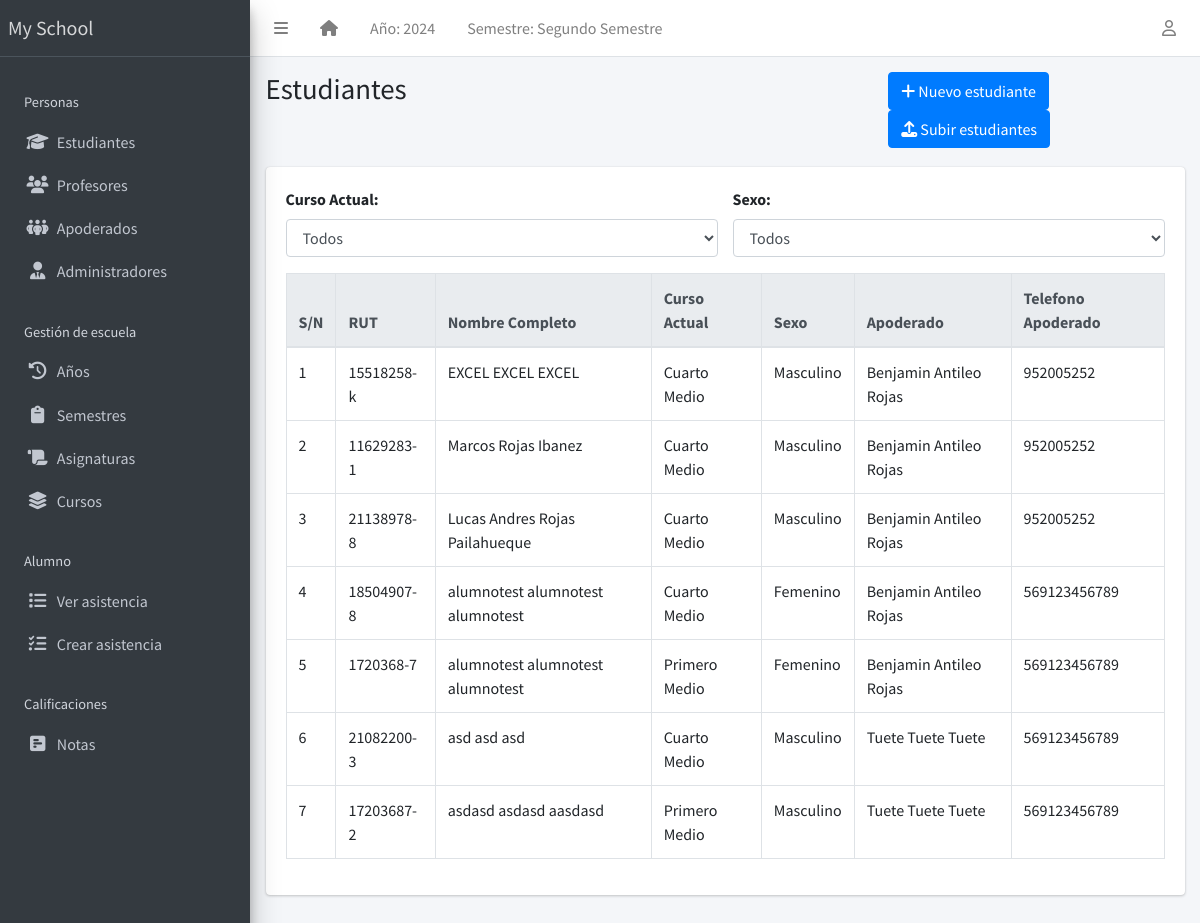
The app's page /student/list (signed in) with its own data.
### apps/corecode/models.py (models this page shows, shortened)
class AcademicSession(models.Model):
    name = models.CharField(max_length=200, unique=True)
    current = models.BooleanField(default=True)
    class Meta:
        ordering = ["-name"]

class AcademicTerm(models.Model):
    name = models.CharField(max_length=20, unique=True)
    current = models.BooleanField(default=True)
    class Meta:
        ordering = ["name"]

class SiteConfig(models.Model):
    key = models.SlugField()
    value = models.CharField(max_length=200)

class StudentClass(models.Model):
    name = models.CharField(max_length=200, unique=True)
    class Meta:
        verbose_name = "Class"
        verbose_name_plural = "Classes"
        ordering = ["name"]
    def __str__(self):
        return self.name

### apps/students/models.py (models this page shows, shortened)
class Student(models.Model):
    STATUS_CHOICES = [("activo", "Activo"), ("inactivo", "Inactivo")]
    GENDER_CHOICES = [("masculino", "Masculino"), ("femenino", "Femenino")]
    estado = models.CharField(max_length=10, choices=STATUS_CHOICES, default="activo")
    rut_regex = RegexValidator(
        regex=r"^\d{1,2}\d{3}\d{3}-[0-9kK]{1}$",
        message="El RUT debe estar en el formato 'XXXXXXXX-X'"
    )
    rut = models.CharField(max_length=12, unique=True, validators=[rut_regex], blank=True)
    apellido_paterno = models.CharField(max_length=200)
    apellido_materno = models.CharField(max_length=200)
    nombres = models.CharField(max_length=200, blank=True)
    sexo = models.CharField(max_length=10, choices=GENDER_CHOICES, default="masculino")
    fecha_nacimiento = models.DateField(default=timezone.now)
    curso_actual = models.ForeignKey(
        StudentClass, on_delete=models.SET_NULL, blank=True, null=True
    )
    fecha_admision = models.DateField(default=timezone.now)
    telefono_regex = RegexValidator(
        regex="^[0-9]{9,15}$", message="El número de teléfono no tiene el formato correcto."
    )
    telefono_apoderado = models.CharField(
        validators=[telefono_regex], max_length=15, blank=True
    )
    direccion = models.TextField(blank=True)
    observaciones = models.TextField(blank=True)
    email = models.EmailField(
        max_length=254, unique=True, validators=[EmailValidator()],
        blank=True, null=True
    )
    foto = models.ImageField(blank=True, upload_to="students/fotos/")
    representante = models.ForeignKey(
        "representatives.Representatives", on_delete=models.SET_NULL, null=True, blank=True, related_name="estudiantes"
    )
    subjects = models.ManyToManyField(Subject, related_name="students", blank=True)
    class Meta:
        ordering = ["apellido_paterno", "apellido_materno", "nombres"]

### apps/representatives/models.py (models this page shows, shortened)
class Representatives(models.Model):
    STATUS = [("activo", "Activo"), ("inactivo", "Inactivo")]
    GENDER = [("masculino", "Masculino"), ("femenino", "Femenino")]
    rut_regex = RegexValidator(
        regex=r"^\d{1,2}\d{3}\d{3}-[0-9kK]{1}$",
        message="El RUT debe estar en el formato 'XXXXXXXX-X'"
    )
    rut = models.CharField(max_length=12, unique=True, validators=[rut_regex], blank=True)
    estado = models.CharField(max_length=10, choices=STATUS, default="activo")
    apellido_paterno = models.CharField(max_length=200)
    apellido_materno = models.CharField(max_length=200)
    nombres = models.CharField(max_length=200, blank=True)
    sexo = models.CharField(max_length=10, choices=GENDER, default="masculino")
    fecha_nacimiento = models.DateField(default=timezone.now)
    fecha_admision = models.DateField(default=timezone.now)
    telefono_regex = RegexValidator(
        regex="^[0-9]{9,15}$", message="El número de teléfono no tiene el formato correcto."
    )
    telefono = models.CharField(
        validators=[telefono_regex], max_length=15, blank=True
    )
    direccion = models.TextField(blank=True)
    observaciones = models.TextField(blank=True)
    email = models.EmailField(
        max_length=254, unique=True, validators=[EmailValidator()],
        blank=True, null=True
    )
    foto = models.ImageField(blank=True, upload_to="students/fotos/")
    class Meta:
        ordering = ["apellido_paterno", "apellido_materno", "nombres"]
    def __str__(self):
        return f"{self.nombres} {self.apellido_paterno} {self.apellido_materno}"

### apps/students/views.py (the view)
# urls.py: path("list", StudentListView.as_view(), name="student-list"),
class StudentListView(LoginRequiredMixin, ListView):
    model = Student
    template_name = "students/student_list.html"

### apps/corecode/context_processors.py (called while the page is built)
def site_defaults(request):
    current_session = AcademicSession.objects.get(current=True)
    current_term = AcademicTerm.objects.get(current=True)
    vals = SiteConfig.objects.all()
    contexts = {
        "current_session": current_session.name,
        "current_term": current_term.name,
    }
    for val in vals:
        contexts[val.key] = val.value
    return contexts

### apps/templatetags/user_groups.py (called while the page is built)
@register.filter
def in_group(user, group_id):
    return user.groups.filter(id=group_id).exists()

### apps/students/templates/students/student_list.html (shortened to what this page needs)
{% extends 'base.html' %}
{% block title %}Estudiantes{% endblock title %}
{% block breadcrumb %}
<a class="btn btn-primary" href="{% url 'student-create' %}"><i
    class="fas fa-plus"></i> Nuevo estudiante</a>
<a class="btn btn-primary" href="{% url 'upload-student-excel' %}"><i
    class="fas fa-upload"></i> Subir estudiantes</a>
{% endblock breadcrumb %}
{% block content %}
  <div class="row mb-3">
    <div class="col-md-6">
      <label for="filter-course" class="form-label" style="font-weight: bold;">Curso Actual:</label>
      <select id="filter-course" class="form-control">
        <option value="">Todos</option>
      </select>
    </div>
    <div class="col-md-6">
      <label for="filter-gender" class="form-label" style="font-weight: bold;">Sexo:</label>
      <select id="filter-gender" class="form-control">
        <option value="">Todos</option>
      </select>
    </div>
  </div>
  <div class="table-responsive">
    <table id="studenttable" class="table table-bordered table-hover" data-page-length='100'>
      <thead class="thead-light">
        <tr>
          <th>S/N</th>
          <th>RUT</th>
          <th>Nombre Completo</th>
          <th>Curso Actual</th>
          <th>Sexo</th>
          <th>Apoderado</th>
          <th>Telefono Apoderado</th>
        </tr>
      </thead>
      <tbody>
        {% for student in object_list %}
          <tr class='clickable-row' data-href="{% url 'student-detail' student.id %}">
            <td>{{ forloop.counter}}</td>
            <td>{{ student.rut}}</td>
            <td>{{ student.nombres }} {{ student.apellido_paterno}} {{student.apellido_materno }}</td>
            <td>{{ student.curso_actual}}</td>
            <td>{{ student.get_sexo_display}}</td>
            <td>{{ student.representante}}</td>
            <td>{{ student.telefono_apoderado}}</td>
          </tr>
        {% endfor %}
      </tbody>
    </table>
  </div>
{% endblock content %}

### templates/base.html (shortened to what this page needs)
{% load static %}
{% load custom_templatetag %}
<!DOCTYPE html>
<html lang="en">
<head>
  <link rel="stylesheet" href="https://cdnjs.cloudflare.com/ajax/libs/dropzone/5.9.3/dropzone.min.css">
  <link rel="stylesheet" href="https://cdnjs.cloudflare.com/ajax/libs/font-awesome/6.6.0/css/all.min.css" />
  <link rel="stylesheet"
    href="{% static 'plugins/overlayScrollbars/css/OverlayScrollbars.min.css' %}">
  <link rel="stylesheet" href="{% static 'plugins/Datatables/datatables.min.css' %}" />
  <link rel="stylesheet" href="{% static 'dist/css/adminlte.min.css' %}">
</head>
<body
  class="hold-transition sidebar-mini layout-fixed layout-navbar-fixed layout-footer-fixed">
  <div class="wrapper">
    <nav class="main-header navbar navbar-expand navbar-white navbar-light">
      <ul class="navbar-nav">
        <li class="nav-item">
          <a class="nav-link" data-widget="pushmenu" href="#" role="button"><i
              class="fas fa-bars"></i></a>
        </li>
        <li class="nav-item d-none d-sm-inline-block">
          <a href="{% url 'home' %} " class="nav-link"><i class="fa fa-home"></i></a>
        </li>
        <li class="nav-item d-none d-sm-inline-block">
          <a href="{% url 'current-session' %}" class="nav-link">Año: {{ current_session }}</a>
        </li>
        <li class="nav-item d-none d-sm-inline-block">
          <a href="{% url 'current-session' %}" class="nav-link">Semestre: {{ current_term }}</a>
        </li>
      </ul>
      <ul class="navbar-nav ml-auto">
        <li class="nav-item dropdown">
          <a class="nav-link" data-toggle="dropdown" href="#">
            <i class="far fa-user"></i>
          </a>
        </li>
      </ul>
    </nav>
    <aside class="main-sidebar sidebar-dark-primary elevation-4">
      <a href="{% url 'home' %}" class="brand-link">{{ school_name | default:"MySchool" }}</a>
      <div class="sidebar">
        <nav class="mt-2">
          <ul class="nav nav-pills nav-sidebar flex-column" data-widget="treeview" role="menu" data-accordion="false">
            <li class="nav-header" style="padding: 1.7rem 1rem .5rem;">Personas</li>
            <li class="nav-item">
              <a href="{% url 'student-list' %}" class="nav-link">
                <i class="nav-icon fas fa-graduation-cap"></i>
                <p>
                  Estudiantes
                </p>
              </a>
            </li>
            <li class="nav-item">
              <a href="{% url 'teacher-list' %}" class="nav-link">
                <i class="nav-icon fas fa-users"></i>
                <p>
                  Profesores
                </p>
              </a>
            </li>
            <li class="nav-item">
              <a href="{% url 'representatives-list' %}" class="nav-link">
                <i class="nav-icon fas fa-people-group"></i>
                <p>
                  Apoderados
                </p>
              </a>
            </li>
            <li class="nav-item">
              <a href="{% url 'staff-list' %}" class="nav-link">
                <i class="nav-icon fas fa-user-tie"></i>
                <p>
                  Administradores
                </p>
              </a>
            </li>
            <li class="nav-header">Gestión de escuela</li>
            <li class="nav-item">
              <a href="{% url 'sessions' %}" class="nav-link">
                <i class="nav-icon fas fa-clock-rotate-left"></i>
                <p>
                  Años
                </p>
              </a>
            </li>
            <li class="nav-item">
              <a href="{% url 'terms' %}" class="nav-link">
                <i class="nav-icon fas fa-clipboard"></i>
                <p>
                  Semestres
                </p>
              </a>
            </li>
            <li class="nav-item">
              <a href="{% url 'subjects' %}" class="nav-link">
                <i class="nav-icon fas fa-scroll"></i>
                <p>
                  Asignaturas
                </p>
              </a>
            </li>
            <li class="nav-item">
              <a href="{% url 'classes' %}" class="nav-link">
                <i class="nav-icon fas fa-layer-group"></i>
                <p>
                  Cursos
                </p>
              </a>
            </li>
            <li class="nav-header" style="padding: 1.7rem 1rem .5rem;">Alumno</li>
            <li class="nav-item">
              <a href="{% url 'attendance-list' %}" class="nav-link">
                <i class="nav-icon fas fa-list"></i>
                <p>
                  Ver asistencia
                </p>
              </a>
            </li>
            <li class="nav-item">
              <a href="{% url 'attendance-list' %}" class="nav-link">
                <i class="nav-icon fas fa-list-check"></i>
                <p>
                  Crear asistencia
                </p>
              </a>
            </li>
            <li class="nav-header">Calificaciones</li>
            <li class="nav-item">
              <a href="{% url 'subject_list' %}" class="nav-link">
                <i class="nav-icon fas fa-square-poll-horizontal"></i>
                <p>
                  Notas
                </p>
              </a>
            </li>
          </ul>
        </nav>
      </div>
    </aside>
    <div class="content-wrapper">
      <section class="content-header">
        <div class="container-fluid">
          <div class="row mb-1">
            <div class="col-sm-8">
              <h1>{% block title %}{% endblock title %}</h1>
            </div>
            <div class="col-sm-4">
              <ol class="breadcrumb float-sm-right">
                <li class="breadcrumb-item">{% block breadcrumb %}{% endblock breadcrumb %}</li>
              </ol>
            </div>
          </div>
        </div>
      </section>
      <section class="content">
        <div class="container-fluid">
          <div class="row">
            <div class="col-md-12">
              {% block fullcard %}
              <div class="card">
                <div class="card-body">
                  <div class="row">
                    <div class="col">
                      {% block content %}
                      {% endblock content %}
                    </div>
                  </div>
                </div>
              </div>
              {% endblock fullcard %}
            </div>
          </div>
        </div>
      </section>
    </div>
  </div>
</body>
</html>

### records on screen
AcademicSession: name "2024"
AcademicTerm: name "Segundo Semestre"
SiteConfig: value "My School"
Student: rut "15518258-k", nombres "EXCEL", apellido_paterno "EXCEL", apellido_materno "EXCEL", curso_actual "Cuarto Medio", sexo "Masculino", representante "Benjamin Antileo Rojas", telefono_apoderado "952005252"
Student: rut "11629283-1", nombres "Marcos", apellido_paterno "Rojas", apellido_materno "Ibanez", curso_actual "Cuarto Medio", sexo "Masculino", representante "Benjamin Antileo Rojas", telefono_apoderado "952005252"
Student: rut "21138978-8", nombres "Lucas Andres", apellido_paterno "Rojas", apellido_materno "Pailahueque", curso_actual "Cuarto Medio", sexo "Masculino", representante "Benjamin Antileo Rojas", telefono_apoderado "952005252"
Student: rut "18504907-8", nombres "alumnotest", apellido_paterno "alumnotest", apellido_materno "alumnotest", curso_actual "Cuarto Medio", sexo "Femenino", representante "Benjamin Antileo Rojas", telefono_apoderado "569123456789"
Student: rut "1720368-7", nombres "alumnotest", apellido_paterno "alumnotest", apellido_materno "alumnotest", curso_actual "Primero Medio", sexo "Femenino", representante "Benjamin Antileo Rojas", telefono_apoderado "569123456789"
Student: rut "21082200-3", nombres "asd", apellido_paterno "asd", apellido_materno "asd", curso_actual "Cuarto Medio", sexo "Masculino", representante "Tuete Tuete Tuete", telefono_apoderado "569123456789"
Student: rut "17203687-2", nombres "asdasd", apellido_paterno "asdasd", apellido_materno "aasdasd", curso_actual "Primero Medio", sexo "Masculino", representante "Tuete Tuete Tuete", telefono_apoderado "569123456789"
